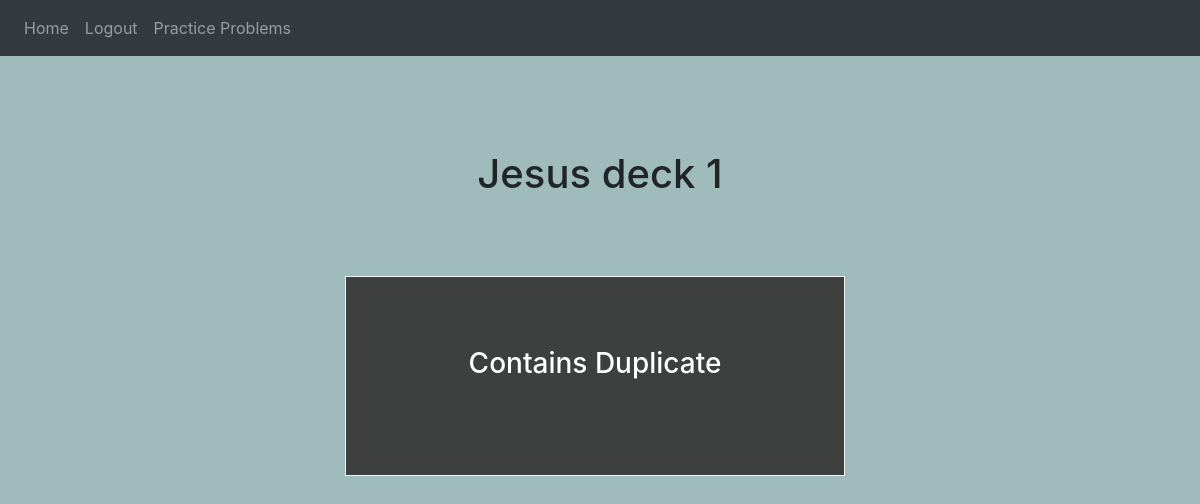
/study-session/4 (signed in), run on an earlier commit of the app's database.
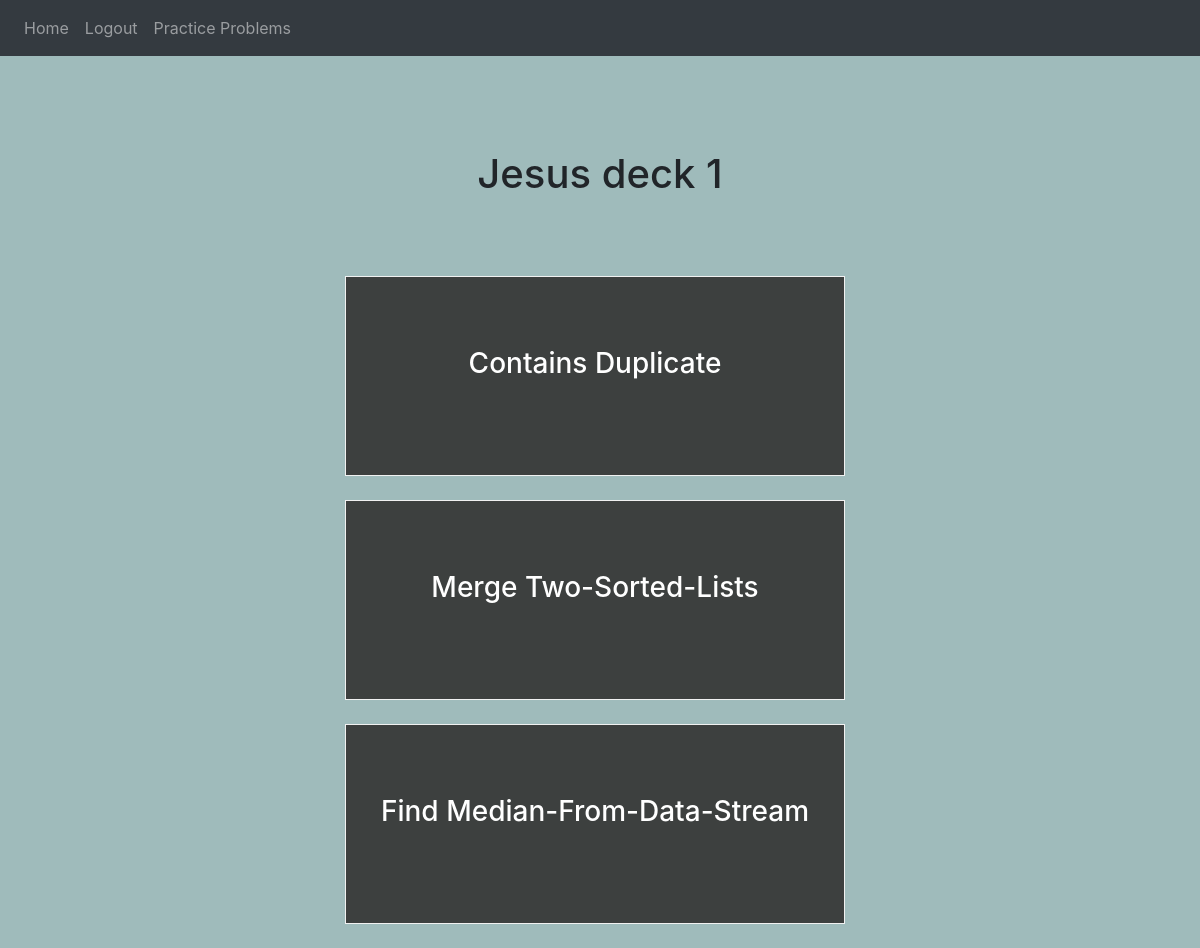
And on a later commit of the database.
### website/models.py (models this page shows, shortened)
class Deck(db.Model):
    id = db.Column(db.Integer, primary_key = True)
    name = db.Column(db.String(100))
    flashcards = db.relationship('Flashcard', backref = "currDeck")
    user_id = db.Column(db.Integer, db.ForeignKey('user.id'))

class Flashcard(db.Model):
    id = db.Column(db.Integer, primary_key = True)
    name = db.Column(db.String(10000))
    deck_id = db.Column(db.Integer, db.ForeignKey('deck.id'))
    user_id = db.Column(db.Integer, db.ForeignKey('user.id'))

### website/views.py (the view)
@views.route('/study-session/<deck>')
def study_session(deck):
    deckID = Deck.query.filter_by(id = deck).first()
    return render_template("study_session.html", user = current_user, deck = deckID)

### website/__init__.py (called while the page is built)
def create_app():
    app = Flask(__name__)
    app.config['SECRET_KEY'] = "This is the secret key, don't share with anyone."
    app.config['SQLALCHEMY_DATABASE_URI'] = f"sqlite:///{DB_NAME}"
    db.init_app(app)
    migrate = Migrate(app, db, render_as_batch=True)
    from .views import views
    from .auth import auth
    app.register_blueprint(views, url_prefix = '/')
    app.register_blueprint(auth, url_prefix = '/')
    from .models import User
    with app.app_context():
        db.create_all()
    login_manager = LoginManager()
    login_manager.login_view = 'views.initial'
    login_manager.init_app(app)
    @login_manager.user_loader
    def load_user(id):
        return User.query.get(int(id))
    return app

### website/templates/study_session.html (shortened to what this page needs)
{% extends "base.html" %}
{% block content %}
<br/>
<h1 class="center" class="display-3">{{ deck.name }}</h1>
{% for flashcard in deck.flashcards %}
    <div class="flip-card">
        <div class="flip-card-inner">
        <div class="flip-card-front">
            <h3 class="center">{{ flashcard.name }}</h3>
        </div>
        <div class="flip-card-back">
            <p class="center"><a href="https://leetcode.com/problems/{{ flashcard.name.replace(' ', '-') }}/" target="_blank">Try LeetCode Solution</a></p>
        </div>
        </div>
    </div>
<br />
{% endfor %}
{% endblock %}

### website/templates/base.html (shortened to what this page needs)
<!DOCTYPE html>
<html lang="en">
  <head>
    <link
      rel="stylesheet"
      href="https://stackpath.bootstrapcdn.com/bootstrap/4.4.1/css/bootstrap.min.css"
    />
    <link rel="stylesheet" href="/node_modules/bootstrap/dist/css/bootstrap.min.css">
    <link
      rel="stylesheet"
      href="https://stackpath.bootstrapcdn.com/font-awesome/4.7.0/css/font-awesome.min.css"
    />
    <link rel="stylesheet" href="{{ url_for('static', filename='basics.css') }}">
  </head>
  <body>
    <nav class="navbar navbar-expand-lg navbar-dark bg-dark">
        <div class="collapse navbar-collapse" id="navbar">
            <div class="navbar-nav">
              {% if user.is_authenticated %}
              <a class="nav-item nav-link" id="home" href="/home">Home</a>
              <a class="nav-item nav-link" id="logout" href="/logout">Logout</a>
              {% else %}
              <a class="nav-item nav-link" id="login" href="/login">Login</a>
              <a class="nav-item nav-link" id="signUp" href="/sign-up">Sign Up</a>
              {% endif %}
              <a class="nav-item nav-link" id="practiceProblems" href="/practice-problems">Practice Problems</a>
            </div>
        </div>
    </nav>
    <div class="container">
      {% block content %}
      {% endblock %}
    </div>
  </body>
</html>

### website/static/basics.css (style rules this page uses)
body { background-color: #9FBBBB; margin-top: 0%; margin-left: 0%; margin-right: 0%; }
.center { padding: 70px 0; text-align: center; }
.flip-card { background-color: transparent; width: 500px; height: 200px; border: 1px solid #f1f1f1; perspective: 1000px; margin-left: 300px; }
.flip-card-inner { position: relative; width: 100%; height: 100%; text-align: center; transition: transform 0.8s; transform-style: preserve-3d; }
.flip-card-front, .flip-card-back { position: absolute; width: 100%; height: 100%; -webkit-backface-visibility: hidden; backface-visibility: hidden; }
.flip-card-front { background-color: rgb(61, 64, 63); color: rgb(255, 255, 255); }
.flip-card-back { background-color: rgb(61, 64, 63); color: white; transform: rotateY(180deg); }

What changed in the data, as far as the page shows it:
added Flashcard: name "Merge Two-Sorted-Lists"
added Flashcard: name "Find Median-From-Data-Stream"
